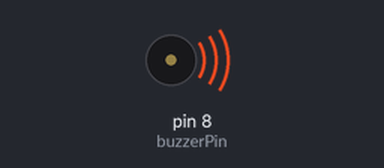
A sketch run on a simulated Arduino Uno, built with avr-gcc and run on an emulated ATmega328P. On the bench: buzzer (waves = sounding).

Above: at 0.1 s.
At 9.3 s:
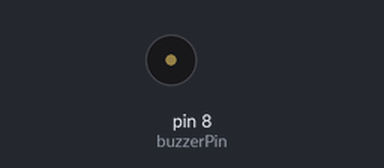
Timing chart, 0 to 10.8 s (numbered marks = the images above):
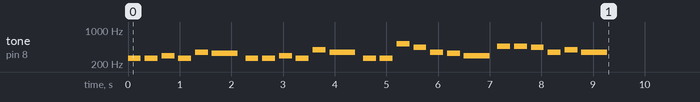

The sketch:

buzzer.ino
```cpp
#define NOTE_C4 262
#define NOTE_D4 294
#define NOTE_E4 330
#define NOTE_F4 349
#define NOTE_G4 392
#define NOTE_A4 440
#define NOTE_AS4 466
#define NOTE_C5 523


// Define the buzzer pin
int buzzerPin = 8;

// Define the "Happy Birthday" melody
int melody[] = {
  NOTE_C4, NOTE_C4, NOTE_D4, NOTE_C4, NOTE_F4, NOTE_E4, // "Happy Birthday to You"
  NOTE_C4, NOTE_C4, NOTE_D4, NOTE_C4, NOTE_G4, NOTE_F4, // "Happy Birthday to You"
  NOTE_C4, NOTE_C4, NOTE_C5, NOTE_A4, NOTE_F4, NOTE_E4, NOTE_D4, // "Happy Birthday dear [Name]"
  NOTE_AS4, NOTE_AS4, NOTE_A4, NOTE_F4, NOTE_G4, NOTE_F4 // "Happy Birthday to You"
};

// Define the note durations
int noteDurations[] = {
  4, 4, 4, 4, 4, 2,
  4, 4, 4, 4, 4, 2,
  4, 4, 4, 4, 4, 4, 2,
  4, 4, 4, 4, 4, 2
};

// Note definitions for the melody
#define NOTE_C4 262
#define NOTE_D4 294
#define NOTE_E4 330
#define NOTE_F4 349
#define NOTE_G4 392
#define NOTE_A4 440
#define NOTE_AS4 466
#define NOTE_C5 523

void setup() {
  // Iterate over the notes of the melody:
  for (int thisNote = 0; thisNote < 25; thisNote++) {
    // To calculate the note duration, take one second divided by the note type.
    int noteDuration = 1000 / noteDurations[thisNote];
    tone(buzzerPin, melody[thisNote], noteDuration);

    // To distinguish the notes, set a minimum time between them.
    int pauseBetweenNotes = noteDuration * 1.30;
    delay(pauseBetweenNotes);

    // Stop the tone playing:
    noTone(buzzerPin);
  }
}

void loop() {
  // No need to repeat the melody in the loop for this example.
  // The setup() is enough to play it once.
}
```
